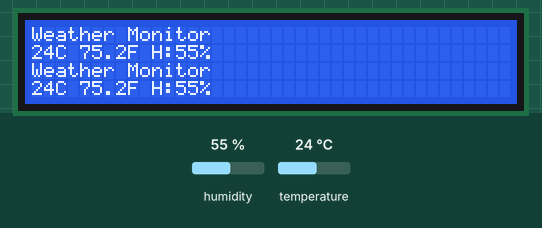
Simulated run of this program. Board: Raspberry Pi Pico running MicroPython. Parts: 40×4 character LCD. The inputs (shaded band) are chosen by the test bench; at power-on: temperature 24 °C, humidity 55 %.

Above: at 1.2 s.
1.3 s: temperature set to 41 °C
At 2.1 s:
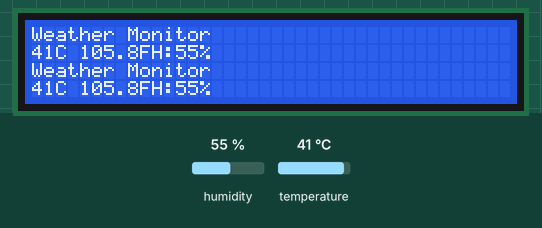
3.2 s: temperature set to 12 °C
At 4.4 s:
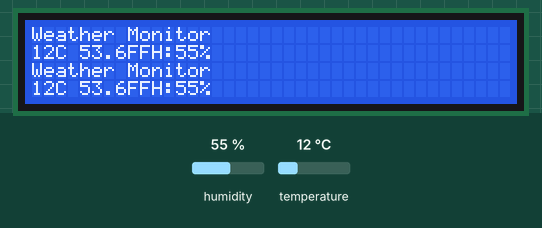
4.9 s: humidity set to 22 %
At 5.4 s:
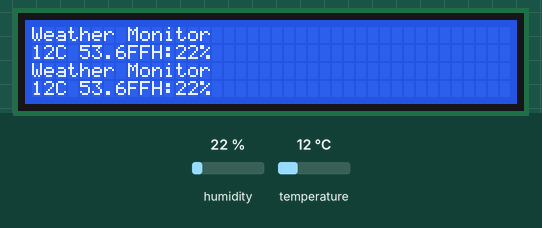
6.6 s: humidity set to 40 %
At 7.7 s:
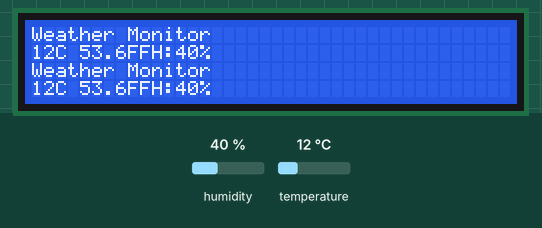
Timing chart, 0 to 9.3 s (numbered marks = the images above; inputs shaded):
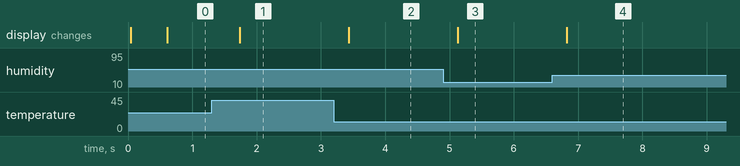

The program:

weather_monitor_dht.py
```python
import time
from time import sleep
from machine import Pin
from utime import sleep_ms, sleep_us
import dht

class LcdApi:
    LCD_CLR = 0x01
    LCD_HOME = 0x02

    LCD_ENTRY_MODE = 0x04
    LCD_ENTRY_INC = 0x02
    LCD_ENTRY_SHIFT = 0x01

    LCD_ON_CTRL = 0x08
    LCD_ON_DISPLAY = 0x04
    LCD_ON_CURSOR = 0x02
    LCD_ON_BLINK = 0x01

    LCD_MOVE = 0x10
    LCD_MOVE_DISP = 0x08
    LCD_MOVE_RIGHT = 0x04

    LCD_FUNCTION = 0x20
    LCD_FUNCTION_8BIT = 0x10
    LCD_FUNCTION_2LINES = 0x08
    LCD_FUNCTION_10DOTS = 0x04
    LCD_FUNCTION_RESET = 0x30

    LCD_CGRAM = 0x40
    LCD_DDRAM = 0x80

    LCD_RS_CMD = 0
    LCD_RS_DATA = 1

    LCD_RW_WRITE = 0
    LCD_RW_READ = 1

    def __init__(self, num_lines, num_columns):
        self.num_lines = num_lines
        if self.num_lines > 4:
            self.num_lines = 4
        self.num_columns = num_columns
        if self.num_columns > 40:
            self.num_columns = 40
        self.cursor_x = 0
        self.cursor_y = 0
        self.implied_newline = False
        self.backlight = True
        self.display_off()
        self.backlight_on()
        self.clear()
        self.hal_write_command(self.LCD_ENTRY_MODE | self.LCD_ENTRY_INC)
        self.hide_cursor()
        self.display_on()

    def clear(self):
        self.hal_write_command(self.LCD_CLR)
        self.hal_write_command(self.LCD_HOME)
        self.cursor_x = 0
        self.cursor_y = 0

    def show_cursor(self):
        self.hal_write_command(self.LCD_ON_CTRL | self.LCD_ON_DISPLAY |
                               self.LCD_ON_CURSOR)

    def hide_cursor(self):
        self.hal_write_command(self.LCD_ON_CTRL | self.LCD_ON_DISPLAY)

    def blink_cursor_on(self):
        self.hal_write_command(self.LCD_ON_CTRL | self.LCD_ON_DISPLAY |
                               self.LCD_ON_CURSOR | self.LCD_ON_BLINK)

    def blink_cursor_off(self):
        self.hal_write_command(self.LCD_ON_CTRL | self.LCD_ON_DISPLAY |
                               self.LCD_ON_CURSOR)

    def display_on(self):
        self.hal_write_command(self.LCD_ON_CTRL | self.LCD_ON_DISPLAY)

    def display_off(self):
        self.hal_write_command(self.LCD_ON_CTRL)

    def backlight_on(self):
        self.backlight = True
        self.hal_backlight_on()

    def backlight_off(self):
        self.backlight = False
        self.hal_backlight_off()

    def move_to(self, cursor_x, cursor_y):
        self.cursor_x = cursor_x
        self.cursor_y = cursor_y
        addr = cursor_x & 0x3f
        if cursor_y & 1:
            addr += 0x40
        if cursor_y & 2:
            addr += self.num_columns
        self.hal_write_command(self.LCD_DDRAM | addr)

    def putchar(self, char):
        if char == '\n':
            if self.implied_newline:
                pass
            else:
                self.cursor_x = self.num_columns
        else:
            self.hal_write_data(ord(char))
            self.cursor_x += 1
        if self.cursor_x >= self.num_columns:
            self.cursor_x = 0
            self.cursor_y += 1
            self.implied_newline = (char != '\n')
        if self.cursor_y >= self.num_lines:
            self.cursor_y = 0
        self.move_to(self.cursor_x, self.cursor_y)

    def putstr(self, string):
        for char in string:
            self.putchar(char)

    def custom_char(self, location, charmap):
        location &= 0x7
        self.hal_write_command(self.LCD_CGRAM | (location << 3))
        self.hal_sleep_us(40)
        for i in range(8):
            self.hal_write_data(charmap[i])
            self.hal_sleep_us(40)
        self.move_to(self.cursor_x, self.cursor_y)

    def hal_backlight_on(self):
        pass

    def hal_backlight_off(self):
        pass

    def hal_write_command(self, cmd):
        raise NotImplementedError

    def hal_write_data(self, data):
        raise NotImplementedError

    def hal_sleep_us(self, usecs):
        time.sleep_us(usecs)

class GpioLcd(LcdApi):
    def __init__(self, rs_pin, enable_pin, d0_pin=None, d1_pin=None,
                 d2_pin=None, d3_pin=None, d4_pin=None, d5_pin=None,
                 d6_pin=None, d7_pin=None, rw_pin=None, backlight_pin=None,
                 num_lines=2, num_columns=16):
        self.rs_pin = rs_pin
        self.enable_pin = enable_pin
        self.rw_pin = rw_pin
        self.backlight_pin = backlight_pin
        self._4bit = True
        if d4_pin and d5_pin and d6_pin and d7_pin:
            self.d0_pin = d0_pin
            self.d1_pin = d1_pin
            self.d2_pin = d2_pin
            self.d3_pin = d3_pin
            self.d4_pin = d4_pin
            self.d5_pin = d5_pin
            self.d6_pin = d6_pin
            self.d7_pin = d7_pin
            if self.d0_pin and self.d1_pin and self.d2_pin and self.d3_pin:
                self._4bit = False
        else:
            self.d0_pin = None
            self.d1_pin = None
            self.d2_pin = None
            self.d3_pin = None
            self.d4_pin = d0_pin
            self.d5_pin = d1_pin
            self.d6_pin = d2_pin
            self.d7_pin = d3_pin
        self.rs_pin.init(Pin.OUT)
        self.rs_pin.value(0)
        if self.rw_pin:
            self.rw_pin.init(Pin.OUT)
            self.rw_pin.value(0)
        self.enable_pin.init(Pin.OUT)
        self.enable_pin.value(0)
        self.d4_pin.init(Pin.OUT)
        self.d5_pin.init(Pin.OUT)
        self.d6_pin.init(Pin.OUT)
        self.d7_pin.init(Pin.OUT)
        self.d4_pin.value(0)
        self.d5_pin.value(0)
        self.d6_pin.value(0)
        self.d7_pin.value(0)
        if not self._4bit:
            self.d0_pin.init(Pin.OUT)
            self.d1_pin.init(Pin.OUT)
            self.d2_pin.init(Pin.OUT)
            self.d3_pin.init(Pin.OUT)
            self.d0_pin.value(0)
            self.d1_pin.value(0)
            self.d2_pin.value(0)
            self.d3_pin.value(0)
        if self.backlight_pin is not None:
            self.backlight_pin.init(Pin.OUT)
            self.backlight_pin.value(0)

        sleep_ms(20)

        self.hal_write_init_nibble(self.LCD_FUNCTION_RESET)
        sleep_ms(5)
        self.hal_write_init_nibble(self.LCD_FUNCTION_RESET)
        sleep_ms(1)
        self.hal_write_init_nibble(self.LCD_FUNCTION_RESET)
        sleep_ms(1)
        cmd = self.LCD_FUNCTION
        if not self._4bit:
            cmd |= self.LCD_FUNCTION_8BIT
        self.hal_write_init_nibble(cmd)
        sleep_ms(1)
        LcdApi.__init__(self, num_lines, num_columns)
        if num_lines > 1:
            cmd |= self.LCD_FUNCTION_2LINES
        self.hal_write_command(cmd)

    def hal_pulse_enable(self):
        self.enable_pin.value(0)
        sleep_us(1)
        self.enable_pin.value(1)
        sleep_us(1)
        self.enable_pin.value(0)
        sleep_us(100)

    def hal_write_init_nibble(self, nibble):
        self.hal_write_4bits(nibble >> 4)

    def hal_backlight_on(self):
        if self.backlight_pin:
            self.backlight_pin.value(1)

    def hal_backlight_off(self):
        if self.backlight_pin:
            self.backlight_pin.value(0)

    def hal_write_command(self, cmd):
        self.rs_pin.value(0)
        self.hal_write_8bits(cmd)
        if cmd <= 3:
            sleep_ms(5)

    def hal_write_data(self, data):
        self.rs_pin.value(1)
        self.hal_write_8bits(data)

    def hal_write_8bits(self, value):
        if self.rw_pin:
            self.rw_pin.value(0)
        if self._4bit:
            self.hal_write_4bits(value >> 4)
            self.hal_write_4bits(value)
        else:
            self.d3_pin.value(value & 0x08)
            self.d2_pin.value(value & 0x04)
            self.d1_pin.value(value & 0x02)
            self.d0_pin.value(value & 0x01)
            self.hal_write_4bits(value >> 4)

    def hal_write_4bits(self, nibble):
        self.d7_pin.value(nibble & 0x08)
        self.d6_pin.value(nibble & 0x04)
        self.d5_pin.value(nibble & 0x02)
        self.d4_pin.value(nibble & 0x01)
        self.hal_pulse_enable()

lcd = GpioLcd(rs_pin=Pin(16),
              enable_pin=Pin(17),
              d4_pin=Pin(18),
              d5_pin=Pin(19),
              d6_pin=Pin(20),
              d7_pin=Pin(21),
              num_lines=2, num_columns=16)

sensor = dht.DHT11(Pin(22))

while True:
    sleep(0.5)
    sensor.measure()
    temp = sensor.temperature()
    hum = sensor.humidity()
    temp_f = temp * (9/5) + 32.0

    lcd.move_to(0,0)
    lcd.putstr('Weather Monitor')
    lcd.move_to(0,1)
    lcd.putstr('%2.0fC' %temp)
    lcd.move_to(4,1)
    lcd.putstr('%3.1fF' %temp_f)
    lcd.move_to(10,1)
    lcd.putstr('H:%2.0f%%' %hum)
```

Measured:
- after the input at 1.3 s, the display: changes after 0.44 s (image 1)
- after the input at 3.2 s, the display: changes after 0.24 s (image 2)
- after the input at 4.9 s, the display: changes after 0.23 s (image 3)
- after the input at 6.6 s, the display: changes after 0.22 s (image 4)
